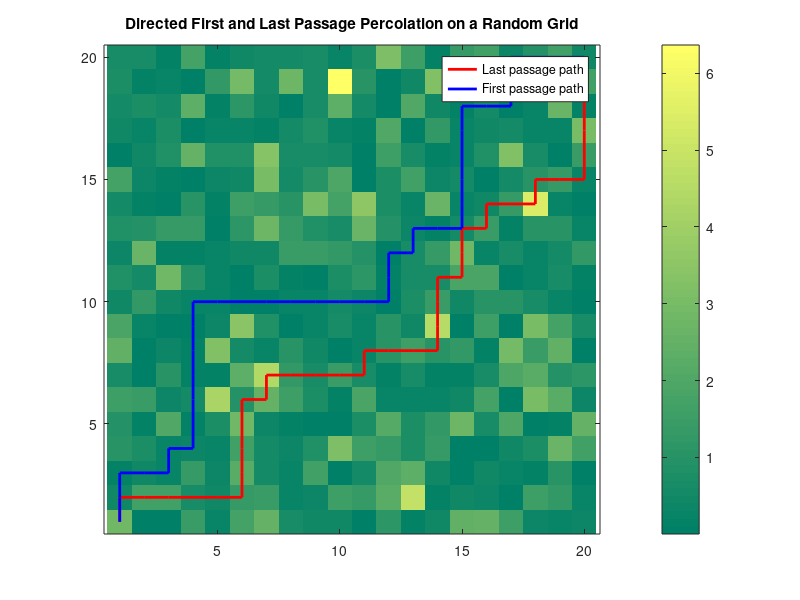

MATLAB code for this plot:
%GEODESIC EXAMPLE PLOT
% Geodesic paths on an n×n grid, single trial
clear; close all;

%% 0) Parameters
n = 20;    % grid size
t = 1;     % number of trials (we’ll only do one)

%% 1) Generate the random environment (one trial)
A = exprnd(1, [n, n]);

%% 2) Build DP tables for max and min passage times
dp = zeros(n, n);
dq = zeros(n, n);

% initialize (1,1)
dp(1,1) = A(1,1);
dq(1,1) = A(1,1);

% first row
for j = 2:n
    dp(1,j) = dp(1,j-1) + A(1,j);
    dq(1,j) = dq(1,j-1) + A(1,j);
end
% first column
for i = 2:n
    dp(i,1) = dp(i-1,1) + A(i,1);
    dq(i,1) = dq(i-1,1) + A(i,1);
end

% interior
for i = 2:n
    for j = 2:n
        dp(i,j) = max(dp(i-1,j), dp(i,j-1)) + A(i,j);
        dq(i,j) = min(dq(i-1,j), dq(i,j-1)) + A(i,j);
    end
end

%% 3) Backtrack the LAST-PASSAGE (max) geodesic from (n,n) to (1,1)
i = n; j = n;
path_dp = [i, j];
while i > 1 || j > 1
    if i > 1 && (j == 1 || dp(i-1,j) >= dp(i,j-1))
        i = i - 1;
    else
        j = j - 1;
    end
    path_dp(end+1, :) = [i, j];
end
path_dp = flipud(path_dp);

%% 4) Backtrack the FIRST-PASSAGE (min) geodesic
i = n; j = n;
path_dq = [i, j];
while i > 1 || j > 1
    if i > 1 && (j == 1 || dq(i-1,j) <= dq(i,j-1))
        i = i - 1;
    else
        j = j - 1;
    end
    path_dq(end+1, :) = [i, j];
end
path_dq = flipud(path_dq);

%% 5) Plot the two geodesics over the random field
figure;
imagesc(A);
colormap summer;
colorbar;
axis equal tight;
set(gca,'YDir','normal');  % so (1,1) is bottom-left
hold on;
% overlay paths (x = column j, y = row i)
plot(path_dp(:,2), path_dp(:,1), '-r', 'LineWidth', 2);
plot(path_dq(:,2), path_dq(:,1), '-b', 'LineWidth', 2);
legend('Last passage path', 'First passage path', 'Location', 'best');
title('Directed First and Last Passage Percolation on a Random Grid');
hold off;
